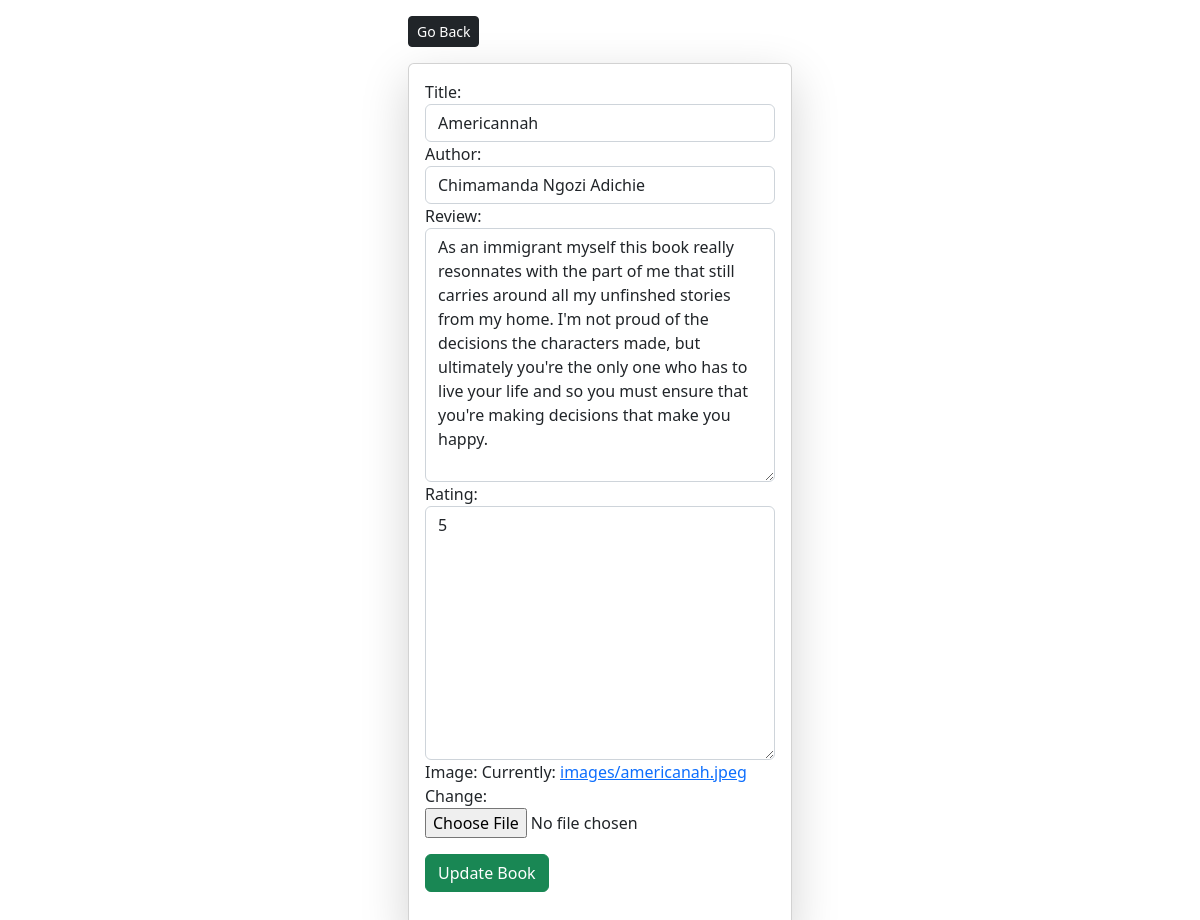
Page /edit-book/6/ on the committed database.
### books/models.py (models this page shows, shortened)
class Book(models.Model):
    title = models.CharField(max_length=100)
    author = models.CharField(max_length=100)
    review = models.TextField(default="nothing to say", max_length=500)
    rating = models.IntegerField(default="5")
    image = models.ImageField(null=False, blank=False, upload_to='images/')
    created_at = models.DateTimeField(auto_now_add=True, null=True, blank=True)
    class Meta:
        ordering = ['-created_at']

### books/views.py (the view)
# urls.py: path('edit-book/<str:id>/', views.edit_book, name='edit-book'),
def edit_book(request, id):
    book = Book.objects.get(pk=id)
    form = EditBookForm(instance=book)
    if request.method == 'POST':
        form = EditBookForm(request.POST, request.FILES, instance=book)
        if form.is_valid():
            form.save()
            return redirect('home')
    context = {'form': form}
    return render(request, 'books/update-book.html', context)

### books/forms.py
class EditBookForm(ModelForm):
    class Meta:
        model = Book
        fields = '__all__'
        widgets = {
             'title': forms.TextInput(attrs={'class': 'form-control'}),
             'author': forms.TextInput(attrs={'class': 'form-control'}),
             'review': forms.Textarea(attrs={'class': 'form-control'}),
             'rating': forms.Textarea(attrs={'class': 'form-control'})
        }

### books/templates/books/update-book.html (shortened to what this page needs)
{% extends 'books/base.html' %}
{% block content %}
<div class="row justify-content-center">
    <div class="col-md-4">
        <a href="{% url 'home' %}" class="my-3 btn btn-dark btn-sm">Go Back</a>
        <div class="card shadow-lg">
            <div class="card-body">
                <form method="POST" enctype="multipart/form-data" action="">
                    <p>{{ form }}</p>
                    <button type="submit" class="btn btn-success btn-block mb-4">Update Book</button>
                </form>
            </div>
        </div>
    </div>
</div>
{% endblock %}

### rows in the picture
Book: title "Americannah", author "Chimamanda Ngozi Adichie", review "As an immigrant myself this book really resonnates with the part of me that still carries around all my unfinshed stories from my home. I'm not proud of the decisions the characters made, but ultimately you're the only one who has to live your life and so you must ensure that you're making decisions that make you happy.", rating "5"
